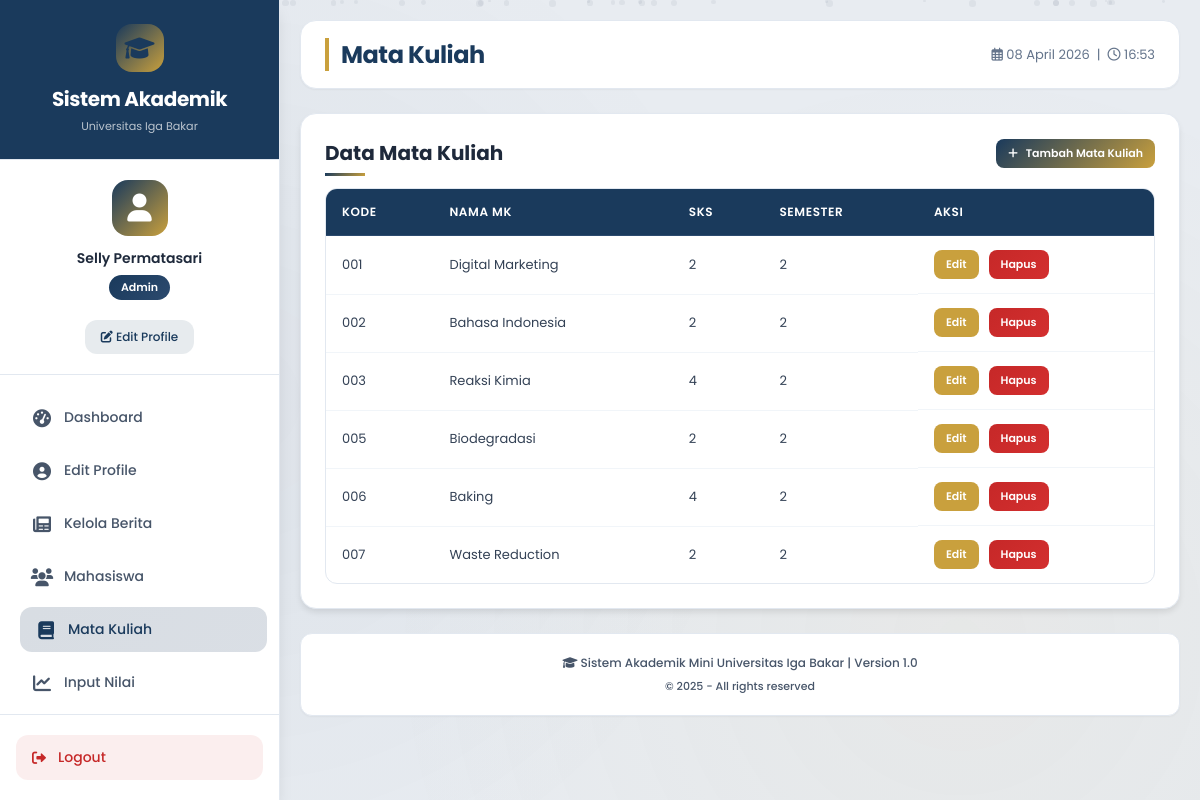
/index.php?page=matkul (signed in), run on the app's committed database.
### tables this page shows
CREATE TABLE `matkul` (
  `id` int NOT NULL,
  `kode` varchar(10) NOT NULL,
  `nama` varchar(100) NOT NULL,
  `sks` int NOT NULL,
  `semester` int NOT NULL
);

### auth.php (called while the page is built, shortened)
<?php
function isAdmin() {
    return isset($_SESSION['role']) && $_SESSION['role'] == 'admin';
}
?>

### matkul.php (called while the page is built, shortened)
<?php
class matkul {
    public static function getall($conn) {
        $result = $conn->query("SELECT * FROM matkul ORDER BY semester, kode");
        return $result->fetch_all(MYSQLI_ASSOC);
    }
}
?>

### index.php (the view, shortened to what this page needs)
<?php
require_once 'auth.php';
require_once 'matkul.php';
$database = new db();
$conn = $database->getconn();
$page = isset($_GET['page']) ? $_GET['page'] : 'home';
$edit_mhs = null;
?>
<!DOCTYPE html>
<html lang="id">
<head>
    <link rel="stylesheet" href="style.css">
    <link href="https://cdnjs.cloudflare.com/ajax/libs/font-awesome/6.0.0/css/all.min.css" rel="stylesheet">
</head>
<body>
<div class="particles" id="particles"></div>
<div class="dashboard-wrapper">
    <aside class="sidebar" id="sidebar">
        <div class="sidebar-header">
            <div class="logo">
                <div class="logo-icon" style="background: linear-gradient(135deg, #1a3a5c, #c9a03d);">
                    <i class="fas fa-graduation-cap"></i>
                </div>
                <h1>Sistem Akademik</h1>
                <p>Universitas Iga Bakar</p>
            </div>
        </div>
        <div class="user-profile">
            <div style="display: flex; justify-content: center;">
                <div class="profile-avatar-icon">
                    <i class="fas fa-user"></i>
                </div>
            </div>
            <div class="profile-name">
                <?= htmlspecialchars($_SESSION['nama'] ?? 'Pengguna') ?>
            </div>
            <div class="profile-role">
                <?php
                $role = $_SESSION['role'] ?? 'staff';
                echo '<span class="role-badge ' . $role . '">' . ucfirst($role) . '</span>';
                ?>
            </div>
            <a href="index.php?page=profile" style="display: inline-block; margin-top: 12px; padding: 8px 16px; background: rgba(26, 58, 92, 0.1); color: #1a3a5c; border-radius: 12px; text-decoration: none; font-size: 12px; font-weight: 500;">
                <i class="fas fa-edit"></i> Edit Profile
            </a>
        </div>
        <div class="nav-menu">
            <div class="nav-item">
                <a href="index.php" class="nav-link <?= $page == 'home' ? 'active' : '' ?>">
                    <span class="nav-icon"><i class="fas fa-tachometer-alt"></i></span>
                    <span>Dashboard</span>
                </a>
            </div>
            <div class="nav-item">
                <a href="index.php?page=profile" class="nav-link <?= $page == 'profile' ? 'active' : '' ?>">
                    <span class="nav-icon"><i class="fas fa-user-circle"></i></span>
                    <span>Edit Profile</span>
                </a>
            </div>
            <?php if (isAdmin()): ?>
            <div class="nav-item">
                <a href="index.php?page=berita" class="nav-link <?= $page == 'berita' ? 'active' : '' ?>">
                    <span class="nav-icon"><i class="fas fa-newspaper"></i></span>
                    <span>Kelola Berita</span>
                </a>
            </div>
            <?php endif; ?>
            <?php if (isAdmin() || isDosen()): ?>
            <div class="nav-item">
                <a href="index.php?page=mhs" class="nav-link <?= $page == 'mhs' ? 'active' : '' ?>">
                    <span class="nav-icon"><i class="fas fa-users"></i></span>
                    <span>Mahasiswa</span>
                </a>
            </div>
            <div class="nav-item">
                <a href="index.php?page=matkul" class="nav-link <?= $page == 'matkul' ? 'active' : '' ?>">
                    <span class="nav-icon"><i class="fas fa-book"></i></span>
                    <span>Mata Kuliah</span>
                </a>
            </div>
            <div class="nav-item">
                <a href="index.php?page=nilai" class="nav-link <?= $page == 'nilai' ? 'active' : '' ?>">
                    <span class="nav-icon"><i class="fas fa-chart-line"></i></span>
                    <span>Input Nilai</span>
                </a>
            </div>
            <?php endif; ?>
        </div>
        <div class="sidebar-footer">
            <a href="logout.php" class="btn-logout-sidebar">
                <i class="fas fa-sign-out-alt"></i>
                <span>Logout</span>
            </a>
        </div>
    </aside>
    <main class="main-content">
        <div class="top-bar">
            <h2 class="page-title">
                <span>
                    <?php
                    if ($page == 'mhs') echo 'Mahasiswa';
                    elseif ($page == 'matkul') echo 'Mata Kuliah';
                    elseif ($page == 'nilai') echo 'Input Nilai';
                    elseif ($page == 'profile') echo 'Edit Profile';
                    elseif ($page == 'berita') echo 'Kelola Berita';
                    elseif ($page == 'tambah_mhs') echo 'Tambah Mahasiswa';
                    elseif ($page == 'edit_mhs') echo 'Edit Mahasiswa';
                    elseif ($page == 'tambah_matkul') echo 'Tambah Mata Kuliah';
                    elseif ($page == 'edit_matkul') echo 'Edit Mata Kuliah';
                    else echo 'Dashboard';
                    ?>
                </span>
            </h2>
            <div class="date-time">
                <i class="far fa-calendar-alt"></i> <?= date('d F Y') ?> &nbsp;|&nbsp;
                <i class="far fa-clock"></i> <?= date('H:i') ?>
            </div>
        </div>
        <div class="content-container">
            <?php if ($page == 'tambah_mhs' && (isAdmin() || isDosen())): ?>
                <div class="form-card">
                    <h3><i class="fas fa-plus" style="color: #c9a03d;"></i> Tambah Mahasiswa Baru</h3>
                    <form method="POST" action="index.php?page=tambah_mhs">
                        <div class="form-grid">
                            <div class="form-group">
                                <label class="form-label">NIM</label>
                                <input type="text" name="nim" class="form-input" required>
                            </div>
                            <div class="form-group">
                                <label class="form-label">Nama Lengkap</label>
                                <input type="text" name="nama" class="form-input" required>
                            </div>
                            <div class="form-group">
                                <label class="form-label">Jurusan</label>
                                <input type="text" name="jurusan" class="form-input" required>
                            </div>
                            <div class="form-group">
                                <label class="form-label">Angkatan</label>
                                <input type="number" name="angkatan" class="form-input" required>
                            </div>
                        </div>
                        <div class="form-buttons">
                            <button type="submit" name="tambah_mhs" class="btn-submit"><i class="fas fa-save"></i> Simpan</button>
                            <a href="index.php?page=mhs" class="btn-cancel"><i class="fas fa-times"></i> Batal</a>
                        </div>
                    </form>
                </div>
            <?php elseif ($page == 'matkul' && (isAdmin() || isDosen())): ?>
                <div class="section-header">
                    <h3 class="section-title">Data Mata Kuliah</h3>
                    <a href="index.php?page=tambah_matkul" class="btn btn-primary btn-sm"><i class="fas fa-plus"></i> Tambah Mata Kuliah</a>
                </div>
                <?php
                $matkullist = matkul::getall($conn);
                if (count($matkullist) > 0):
                ?>
                <div class="table-container">
                    <table class="data-table">
                        <thead><tr><th>Kode</th><th>Nama MK</th><th>SKS</th><th>Semester</th><th>Aksi</th></tr></thead>
                        <tbody>
                            <?php foreach ($matkullist as $mk): ?>
                            <tr>
                                <td><?= htmlspecialchars($mk['kode'] ?? '') ?></td>
                                <td><?= htmlspecialchars($mk['nama'] ?? '') ?></td>
                                <td><?= $mk['sks'] ?? '' ?></td>
                                <td><?= $mk['semester'] ?? '' ?></td>
                                <td class="btn-group">
                                    <a href="index.php?page=edit_matkul&edit_matkul_id=<?= $mk['id'] ?>" class="btn btn-warning btn-sm">Edit</a>
                                    <?php if (isAdmin()): ?>
                                    <a href="index.php?hapus_matkul=<?= $mk['id'] ?>" class="btn btn-danger btn-sm" onclick="return confirm('Yakin hapus?')">Hapus</a>
                                    <?php endif; ?>
                                </td>
                            </tr>
                            <?php endforeach; ?>
                        </tbody>
                    </table>
                </div>
                <?php else: ?>
                <div class="alert alert-info">Belum ada data mata kuliah.</div>
                <?php endif; ?>
            <?php endif; ?>
        </div>
        <div class="app-footer">
            <p><i class="fas fa-graduation-cap"></i> Sistem Akademik Mini Universitas Iga Bakar | Version 1.0</p>
            <p style="font-size: 11px; margin-top: 6px;">&copy; 2025 - All rights reserved</p>
        </div>
    </main>
</div>
</body>
</html>

### index.php (style rules this page uses)
.profile-avatar-icon { width: 56px; height: 56px; background: linear-gradient(135deg, #1a3a5c, #c9a03d); border-radius: 16px; display: flex; align-items: center; justify-content: center; margin-bottom: 12px; }
.profile-avatar-icon i { font-size: 28px; color: white; }
.user-profile { text-align: center; padding: 0 16px 20px 16px; border-bottom: 1px solid var(--gray-200); margin-bottom: 20px; }
.profile-name { font-weight: 600; color: var(--gray-800); margin-bottom: 4px; font-size: 14px; }
.profile-role { margin-bottom: 8px; }
.btn-group { display: flex; gap: 10px; flex-wrap: wrap; }
.btn-primary { background: linear-gradient(135deg, #1a3a5c, #c9a03d); color: white; }
.btn-warning { background: #c9a03d; color: white; }
.btn-danger { background: linear-gradient(135deg, #c62828, #d32f2f); color: white; }
.data-table thead { background: #1a3a5c; }
.data-table th { color: white; }
.section-title::after { background: linear-gradient(135deg, #1a3a5c, #c9a03d); }

### data on the page
matkul: kode "001", nama "Digital Marketing", sks "2", semester "2"
matkul: kode "002", nama "Bahasa Indonesia", sks "2", semester "2"
matkul: kode "003", nama "Reaksi Kimia", sks "4", semester "2"
matkul: kode "005", nama "Biodegradasi", sks "2", semester "2"
matkul: kode "006", nama "Baking", sks "4", semester "2"
matkul: kode "007", nama "Waste Reduction", sks "2", semester "2"

### other printed values
$_SESSION['nama'] "Selly Permatasari"
$role "Admin"
